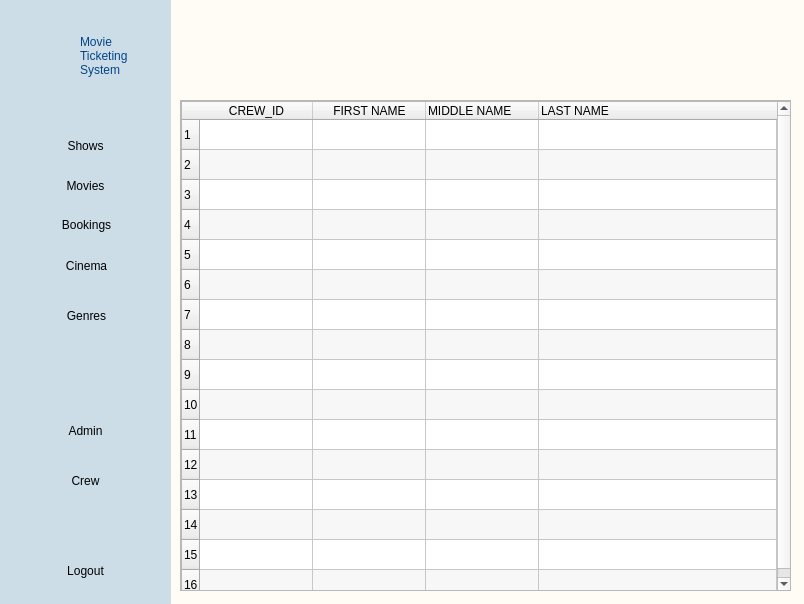
<?xml version="1.0" encoding="UTF-8"?>
<ui version="4.0">
 <class>MainWindow</class>
 <widget class="QMainWindow" name="MainWindow">
  <property name="geometry">
   <rect>
    <x>0</x>
    <y>0</y>
    <width>804</width>
    <height>604</height>
   </rect>
  </property>
  <property name="windowTitle">
   <string>MainWindow</string>
  </property>
  <widget class="QWidget" name="centralwidget">
   <widget class="QWidget" name="navigationBG" native="true">
    <property name="geometry">
     <rect>
      <x>0</x>
      <y>0</y>
      <width>171</width>
      <height>611</height>
     </rect>
    </property>
    <property name="styleSheet">
     <string notr="true">#navigationBG {
background-color: #ccdde8;

}

</string>
    </property>
    <widget class="QLabel" name="systemLabel">
     <property name="geometry">
      <rect>
       <x>80</x>
       <y>15</y>
       <width>71</width>
       <height>81</height>
      </rect>
     </property>
     <property name="styleSheet">
      <string notr="true">#systemLabel {
font: 75 12pt &quot;MS Shell Dlg 2&quot;;
color: #034488;
}</string>
     </property>
     <property name="text">
      <string>Movie
Ticketing
System</string>
     </property>
     <property name="alignment">
      <set>Qt::AlignLeading|Qt::AlignLeft|Qt::AlignVCenter</set>
     </property>
    </widget>
    <widget class="QPushButton" name="pushButton">
     <property name="geometry">
      <rect>
       <x>20</x>
       <y>30</y>
       <width>71</width>
       <height>51</height>
      </rect>
     </property>
     <property name="text">
      <string/>
     </property>
     <property name="icon">
      <iconset>
       <normaloff>../img/icon.png</normaloff>../img/icon.png</iconset>
     </property>
     <property name="iconSize">
      <size>
       <width>50</width>
       <height>50</height>
      </size>
     </property>
     <property name="flat">
      <bool>true</bool>
     </property>
    </widget>
    <widget class="QPushButton" name="logoutButton">
     <property name="geometry">
      <rect>
       <x>20</x>
       <y>550</y>
       <width>131</width>
       <height>41</height>
      </rect>
     </property>
     <property name="text">
      <string>Logout</string>
     </property>
     <property name="icon">
      <iconset>
       <normaloff>../img/logout.png</normaloff>../img/logout.png</iconset>
     </property>
     <property name="iconSize">
      <size>
       <width>40</width>
       <height>40</height>
      </size>
     </property>
     <property name="flat">
      <bool>true</bool>
     </property>
    </widget>
    <widget class="QPushButton" name="cinemaButton">
     <property name="geometry">
      <rect>
       <x>21</x>
       <y>250</y>
       <width>131</width>
       <height>31</height>
      </rect>
     </property>
     <property name="styleSheet">
      <string notr="true">#cinemaButton{
background-color: TRANSPARENT;
border: TRANSPARENT;
border-radius: 15px;
}

#cinemaButton:hover{
background-color: rgb(236, 236, 236);
}</string>
     </property>
     <property name="text">
      <string>Cinema</string>
     </property>
     <property name="icon">
      <iconset>
       <normaloff>../img/cinema.png</normaloff>../img/cinema.png</iconset>
     </property>
     <property name="iconSize">
      <size>
       <width>40</width>
       <height>40</height>
      </size>
     </property>
     <property name="flat">
      <bool>false</bool>
     </property>
    </widget>
    <widget class="QPushButton" name="genreButton">
     <property name="geometry">
      <rect>
       <x>21</x>
       <y>300</y>
       <width>131</width>
       <height>31</height>
      </rect>
     </property>
     <property name="styleSheet">
      <string notr="true">#genreButton{
background-color: TRANSPARENT;
border: TRANSPARENT;
border-radius: 15px;
}

#genreButton:hover{
background-color: rgb(236, 236, 236);
}</string>
     </property>
     <property name="text">
      <string>Genres</string>
     </property>
     <property name="icon">
      <iconset>
       <normaloff>../img/genre.png</normaloff>../img/genre.png</iconset>
     </property>
     <property name="iconSize">
      <size>
       <width>40</width>
       <height>40</height>
      </size>
     </property>
     <property name="flat">
      <bool>false</bool>
     </property>
    </widget>
    <widget class="QPushButton" name="movieButton">
     <property name="geometry">
      <rect>
       <x>20</x>
       <y>170</y>
       <width>131</width>
       <height>31</height>
      </rect>
     </property>
     <property name="styleSheet">
      <string notr="true">#movieButton{
background-color: TRANSPARENT;
border: TRANSPARENT;
border-radius: 15px;
}

#movieButton:hover{
background-color: rgb(236, 236, 236);
}</string>
     </property>
     <property name="text">
      <string>Movies</string>
     </property>
     <property name="icon">
      <iconset>
       <normaloff>../img/movies.png</normaloff>../img/movies.png</iconset>
     </property>
     <property name="iconSize">
      <size>
       <width>40</width>
       <height>40</height>
      </size>
     </property>
     <property name="flat">
      <bool>false</bool>
     </property>
    </widget>
    <widget class="QPushButton" name="crewButton">
     <property name="geometry">
      <rect>
       <x>20</x>
       <y>460</y>
       <width>131</width>
       <height>41</height>
      </rect>
     </property>
     <property name="styleSheet">
      <string notr="true">#crewButton{
background-color: TRANSPARENT;
border: TRANSPARENT;
border-radius: 15px;
}

#crewButton:hover{
background-color: rgb(236, 236, 236);
}</string>
     </property>
     <property name="text">
      <string>Crew</string>
     </property>
     <property name="icon">
      <iconset>
       <normaloff>../img/crew.png</normaloff>../img/crew.png</iconset>
     </property>
     <property name="iconSize">
      <size>
       <width>40</width>
       <height>40</height>
      </size>
     </property>
     <property name="flat">
      <bool>false</bool>
     </property>
    </widget>
    <widget class="QPushButton" name="ticketsButton">
     <property name="geometry">
      <rect>
       <x>21</x>
       <y>209</y>
       <width>131</width>
       <height>31</height>
      </rect>
     </property>
     <property name="styleSheet">
      <string notr="true">#ticketsButton{
background-color: TRANSPARENT;
border: TRANSPARENT;
border-radius: 15px;
}

#ticketsButton:hover{
background-color: rgb(236, 236, 236);
}</string>
     </property>
     <property name="text">
      <string>Bookings</string>
     </property>
     <property name="icon">
      <iconset>
       <normaloff>../img/tickets.png</normaloff>../img/tickets.png</iconset>
     </property>
     <property name="iconSize">
      <size>
       <width>40</width>
       <height>40</height>
      </size>
     </property>
     <property name="flat">
      <bool>false</bool>
     </property>
    </widget>
    <widget class="QPushButton" name="showButton">
     <property name="geometry">
      <rect>
       <x>20</x>
       <y>130</y>
       <width>131</width>
       <height>31</height>
      </rect>
     </property>
     <property name="styleSheet">
      <string notr="true">#showButton{
background-color: TRANSPARENT;
border: TRANSPARENT;
border-radius: 15px;
}

#showButton:hover{
background-color: rgb(236, 236, 236);
}</string>
     </property>
     <property name="text">
      <string>Shows</string>
     </property>
     <property name="icon">
      <iconset>
       <normaloff>../img/movies.png</normaloff>../img/movies.png</iconset>
     </property>
     <property name="iconSize">
      <size>
       <width>40</width>
       <height>40</height>
      </size>
     </property>
     <property name="flat">
      <bool>false</bool>
     </property>
    </widget>
    <widget class="QPushButton" name="adminButton">
     <property name="geometry">
      <rect>
       <x>20</x>
       <y>410</y>
       <width>131</width>
       <height>41</height>
      </rect>
     </property>
     <property name="styleSheet">
      <string notr="true">#adminButton{
background-color: TRANSPARENT;
border: TRANSPARENT;
border-radius: 15px;
}

#adminButton:hover{
background-color: rgb(236, 236, 236);
}</string>
     </property>
     <property name="text">
      <string>Admin</string>
     </property>
     <property name="icon">
      <iconset>
       <normaloff>../img/admin.png</normaloff>../img/admin.png</iconset>
     </property>
     <property name="iconSize">
      <size>
       <width>40</width>
       <height>40</height>
      </size>
     </property>
     <property name="flat">
      <bool>false</bool>
     </property>
    </widget>
   </widget>
   <widget class="QWidget" name="mainBG" native="true">
    <property name="geometry">
     <rect>
      <x>160</x>
      <y>0</y>
      <width>651</width>
      <height>611</height>
     </rect>
    </property>
    <property name="styleSheet">
     <string notr="true">#mainBG {
background-color: #fffcf6;

}

</string>
    </property>
    <widget class="QScrollArea" name="scrollArea">
     <property name="geometry">
      <rect>
       <x>20</x>
       <y>100</y>
       <width>611</width>
       <height>491</height>
      </rect>
     </property>
     <property name="widgetResizable">
      <bool>true</bool>
     </property>
     <widget class="QWidget" name="scrollAreaWidgetContents">
      <property name="geometry">
       <rect>
        <x>0</x>
        <y>0</y>
        <width>609</width>
        <height>489</height>
       </rect>
      </property>
      <widget class="QTableWidget" name="tableWidget">
       <property name="geometry">
        <rect>
         <x>0</x>
         <y>0</y>
         <width>611</width>
         <height>491</height>
        </rect>
       </property>
       <property name="editTriggers">
        <set>QAbstractItemView::SelectedClicked</set>
       </property>
       <property name="dragDropOverwriteMode">
        <bool>false</bool>
       </property>
       <property name="alternatingRowColors">
        <bool>true</bool>
       </property>
       <property name="selectionMode">
        <enum>QAbstractItemView::SingleSelection</enum>
       </property>
       <property name="selectionBehavior">
        <enum>QAbstractItemView::SelectRows</enum>
       </property>
       <property name="verticalScrollMode">
        <enum>QAbstractItemView::ScrollPerPixel</enum>
       </property>
       <property name="horizontalScrollMode">
        <enum>QAbstractItemView::ScrollPerPixel</enum>
       </property>
       <property name="rowCount">
        <number>16</number>
       </property>
       <attribute name="horizontalHeaderDefaultSectionSize">
        <number>113</number>
       </attribute>
       <attribute name="horizontalHeaderStretchLastSection">
        <bool>true</bool>
       </attribute>
       <attribute name="verticalHeaderMinimumSectionSize">
        <number>23</number>
       </attribute>
       <attribute name="verticalHeaderDefaultSectionSize">
        <number>30</number>
       </attribute>
       <attribute name="verticalHeaderStretchLastSection">
        <bool>false</bool>
       </attribute>
       <row/>
       <row/>
       <row/>
       <row/>
       <row/>
       <row/>
       <row/>
       <row/>
       <row/>
       <row/>
       <row/>
       <row/>
       <row/>
       <row/>
       <row/>
       <row/>
       <column>
        <property name="text">
         <string>CREW_ID</string>
        </property>
       </column>
       <column>
        <property name="text">
         <string>FIRST NAME</string>
        </property>
       </column>
       <column>
        <property name="text">
         <string>MIDDLE NAME</string>
        </property>
        <property name="textAlignment">
         <set>AlignLeading|AlignVCenter</set>
        </property>
       </column>
       <column>
        <property name="text">
         <string>LAST NAME</string>
        </property>
        <property name="textAlignment">
         <set>AlignLeading|AlignVCenter</set>
        </property>
       </column>
       <item row="0" column="1">
        <property name="text">
         <string/>
        </property>
        <property name="flags">
         <set>ItemIsSelectable|ItemIsEnabled</set>
        </property>
       </item>
       <item row="0" column="2">
        <property name="text">
         <string/>
        </property>
        <property name="flags">
         <set>ItemIsSelectable|ItemIsEnabled</set>
        </property>
       </item>
       <item row="0" column="3">
        <property name="text">
         <string/>
        </property>
        <property name="flags">
         <set>ItemIsSelectable|ItemIsEnabled</set>
        </property>
       </item>
      </widget>
     </widget>
    </widget>
    <widget class="QLabel" name="label">
     <property name="geometry">
      <rect>
       <x>30</x>
       <y>10</y>
       <width>241</width>
       <height>81</height>
      </rect>
     </property>
     <property name="text">
      <string/>
     </property>
     <property name="pixmap">
      <pixmap>../img/crewHeader.png</pixmap>
     </property>
     <property name="scaledContents">
      <bool>true</bool>
     </property>
    </widget>
   </widget>
   <zorder>mainBG</zorder>
   <zorder>navigationBG</zorder>
  </widget>
 </widget>
 <resources/>
 <connections/>
</ui>
